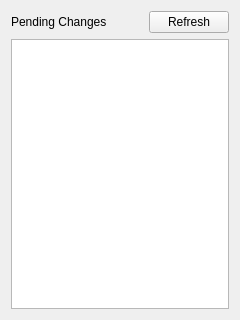
<?xml version="1.0" encoding="UTF-8"?>
<ui version="4.0">
 <class>PendingChanges</class>
 <widget class="QWidget" name="PendingChanges">
  <property name="geometry">
   <rect>
    <x>0</x>
    <y>0</y>
    <width>240</width>
    <height>320</height>
   </rect>
  </property>
  <property name="windowTitle">
   <string>Pending Changes</string>
  </property>
  <property name="windowIcon">
   <iconset resource="../resources.qrc">
    <normaloff>:/img/hammer.png</normaloff>:/img/hammer.png</iconset>
  </property>
  <layout class="QVBoxLayout" name="verticalLayout">
   <item>
    <layout class="QHBoxLayout" name="horizontalLayout">
     <item>
      <widget class="QLabel" name="label">
       <property name="text">
        <string>Pending Changes</string>
       </property>
      </widget>
     </item>
     <item>
      <spacer name="horizontalSpacer">
       <property name="orientation">
        <enum>Qt::Horizontal</enum>
       </property>
       <property name="sizeHint" stdset="0">
        <size>
         <width>40</width>
         <height>20</height>
        </size>
       </property>
      </spacer>
     </item>
     <item>
      <widget class="QPushButton" name="pushButton">
       <property name="text">
        <string>Refresh</string>
       </property>
       <property name="icon">
        <iconset resource="../resources.qrc">
         <normaloff>:/img/refresh.png</normaloff>:/img/refresh.png</iconset>
       </property>
      </widget>
     </item>
    </layout>
   </item>
   <item>
    <widget class="QListWidget" name="list_pending">
     <property name="font">
      <font>
       <pointsize>8</pointsize>
      </font>
     </property>
     <property name="editTriggers">
      <set>QAbstractItemView::NoEditTriggers</set>
     </property>
     <property name="alternatingRowColors">
      <bool>true</bool>
     </property>
     <property name="selectionMode">
      <enum>QAbstractItemView::NoSelection</enum>
     </property>
     <property name="selectionBehavior">
      <enum>QAbstractItemView::SelectRows</enum>
     </property>
     <property name="uniformItemSizes">
      <bool>true</bool>
     </property>
    </widget>
   </item>
  </layout>
 </widget>
 <resources>
  <include location="../resources.qrc"/>
 </resources>
 <connections/>
</ui>
